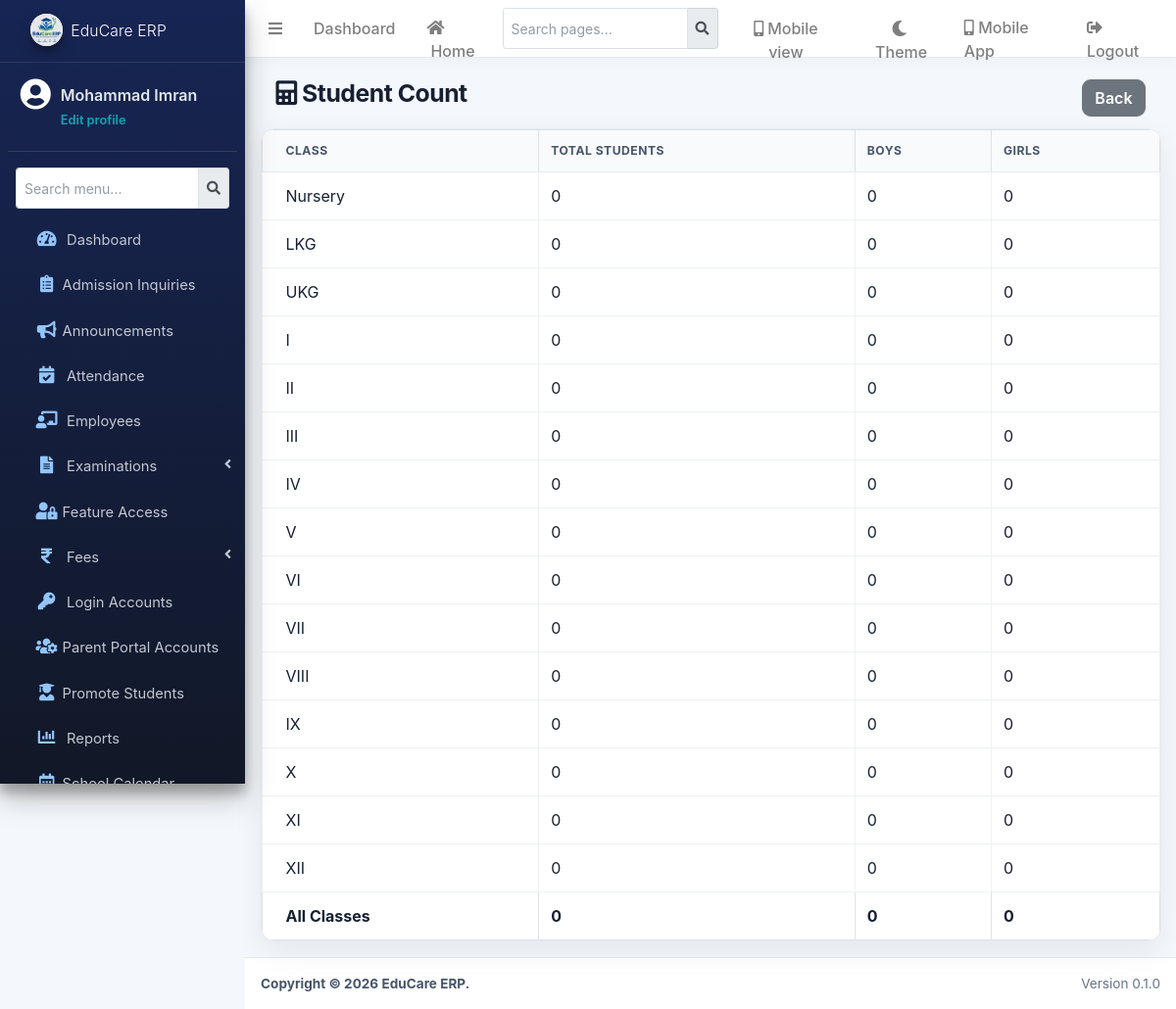
/modules/students/count.php (signed in), run on the app's committed database.
### tables this page shows
CREATE TABLE `classes` (
  `id` int(11) NOT NULL,
  `class_name` varchar(50) NOT NULL,
  `class_order` int(11) NOT NULL,
  `status` tinyint(1) DEFAULT 1,
  `created_at` timestamp NOT NULL DEFAULT current_timestamp()
);

### includes/office.php (called while the page is built, shortened)
<?php
function office_e($value)
{
    return htmlspecialchars((string)$value, ENT_QUOTES, 'UTF-8');
}

### modules/students/count.php (the view, shortened to what this page needs)
<?php
require_once '../../config/database.php';
require_once '../../includes/office.php';
$conn->set_charset('utf8mb4');
$rows = array();
$result = $conn->query("SELECT c.id, c.class_name,
        COUNT(s.id) AS total,
        COALESCE(SUM(s.gender='Male'),0) AS boys,
        COALESCE(SUM(s.gender='Female'),0) AS girls
    FROM classes c
    LEFT JOIN students s ON s.class_id=c.id AND s.status=1
    WHERE c.status=1
    GROUP BY c.id, c.class_name, c.class_order
    ORDER BY c.class_order, c.id");
while ($result && ($row = $result->fetch_assoc())) {
    $rows[] = $row;
}
$totals = array('total' => 0, 'boys' => 0, 'girls' => 0);
foreach ($rows as $row) {
    $totals['total'] += (int)$row['total'];
    $totals['boys'] += (int)$row['boys'];
    $totals['girls'] += (int)$row['girls'];
}
?>
<?php include '../../includes/header.php'; include '../../includes/navbar.php'; include '../../includes/sidebar.php'; ?>
<div class="content-wrapper">
<section class="content-header"><div class="container-fluid d-flex justify-content-between"><h1><i class="fas fa-calculator"></i> Student Count</h1><a class="btn btn-secondary" href="index.php">Back</a></div></section>
<section class="content"><div class="container-fluid">
<div class="card"><div class="card-body p-0"><table class="table table-bordered mb-0">
<thead><tr><th>Class</th><th>Total Students</th><th>Boys</th><th>Girls</th></tr></thead>
<tbody>
<?php foreach ($rows as $row): ?>
<tr>
<td><?= office_e($row['class_name']); ?></td>
<td><?= (int)$row['total']; ?></td>
<td><?= (int)$row['boys']; ?></td>
<td><?= (int)$row['girls']; ?></td>
</tr>
<?php endforeach; ?>
</tbody>
<tfoot><tr><th>All Classes</th><th><?= (int)$totals['total']; ?></th><th><?= (int)$totals['boys']; ?></th><th><?= (int)$totals['girls']; ?></th></tr></tfoot>
</table></div></div>
</div></section></div>
<?php include '../../includes/footer.php'; ?>

### assets/css/app.css (style rules this page uses)
:root { --erp-primary: #2563eb; --erp-primary-dark: #1d4ed8; --erp-accent: #14b8a6; --erp-ink: #172033; --erp-muted: #64748b; --erp-surface: #ffffff; --erp-canvas: #f4f7fb; --erp-border: #e5eaf2; --erp-radius: 14px; --erp-shadow: 0 10px 30px rgba(15, 23, 42, .07); }
html { min-height: 100%; }
body { color: var(--erp-ink); background: var(--erp-canvas); font-family: Inter, "Segoe UI", Roboto, Arial, sans-serif; -webkit-font-smoothing: antialiased; }
.content-wrapper { background: var(--erp-canvas); }
.content-header { padding: 1.35rem 1.5rem .75rem; }
.content-header h1 { color: var(--erp-ink); font-size: 1.55rem; font-weight: 700; letter-spacing: -.02em; }
.content { padding: 0 1.5rem 1.5rem; }
.card { border: 1px solid var(--erp-border); border-radius: var(--erp-radius); box-shadow: var(--erp-shadow); overflow: hidden; }
.card-body { padding: 1.25rem; }
.btn { border-radius: 9px; font-weight: 600; transition: transform .2s ease, box-shadow .2s ease, background-color .2s ease; }
.table { color: var(--erp-ink); }
.table thead th { background: #f8fafc; border-top: 0; border-bottom: 1px solid var(--erp-border); color: #475569; font-size: .76rem; letter-spacing: .04em; text-transform: uppercase; white-space: nowrap; }
.table td { border-color: #edf1f6; vertical-align: middle; }

### data on the page
classes: class_name "Nursery", total "0", boys "0", girls "0"
classes: class_name "LKG", total "0", boys "0", girls "0"
classes: class_name "UKG", total "0", boys "0", girls "0"
classes: class_name "I", total "0", boys "0", girls "0"
classes: class_name "II", total "0", boys "0", girls "0"
classes: class_name "III", total "0", boys "0", girls "0"
classes: class_name "IV", total "0", boys "0", girls "0"
classes: class_name "V", total "0", boys "0", girls "0"
classes: class_name "VI", total "0", boys "0", girls "0"
classes: class_name "VII", total "0", boys "0", girls "0"
classes: class_name "VIII", total "0", boys "0", girls "0"
classes: class_name "IX", total "0", boys "0", girls "0"
classes: class_name "X", total "0", boys "0", girls "0"
classes: class_name "XI", total "0", boys "0", girls "0"
classes: class_name "XII", total "0", boys "0", girls "0"

### other printed values
school_e(school_setting('app_name', APP_NAME)) "EduCare ERP"
$_SESSION['full_name'] "Mohammad Imran"
$totals['total'] "0"
$totals['boys'] "0"
$totals['girls'] "0"
